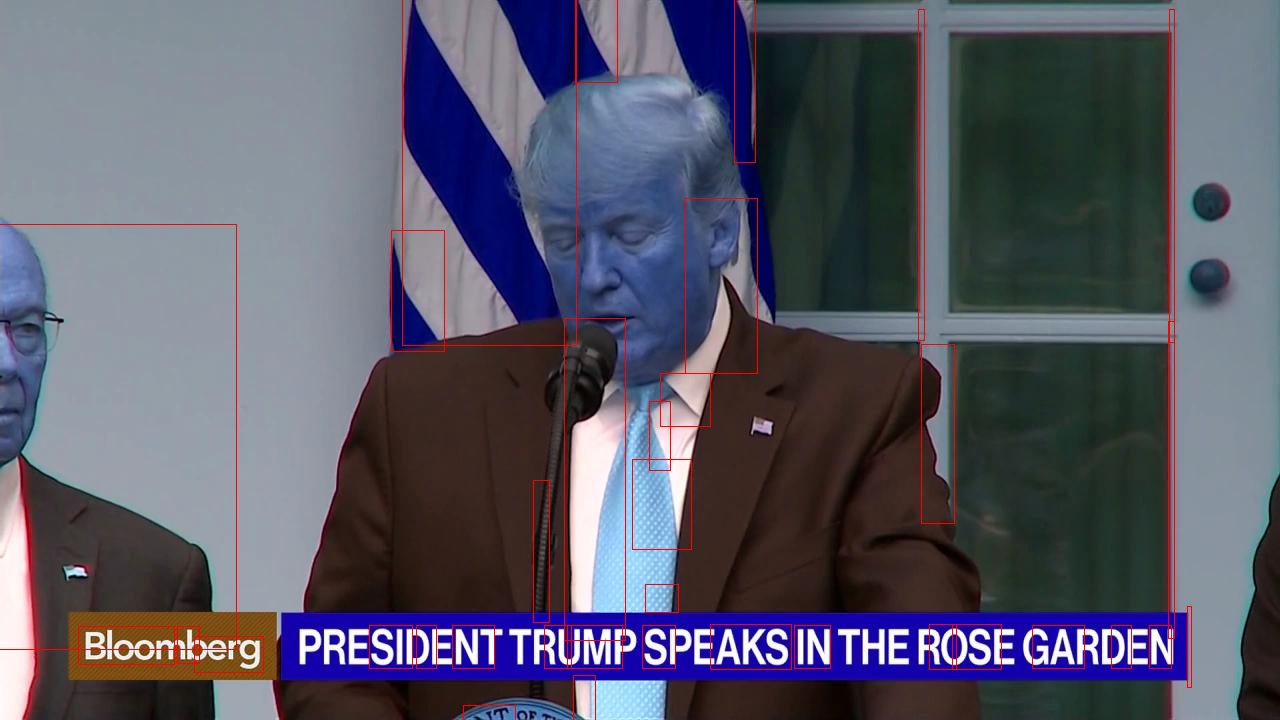
#> input picture outfile-rect.jpg, 1280 x 720 px
$ python TextDetect.py outfile-rect.jpg   (older library calls are emulated)
#> lines starting #> are read from the running program, lines starting #| are printed output that depends on the picture; after the words box and inside, x2 and y2 are one past the last pixel; in counts of white or black regions, pixels touching at a corner belong together
#> in main, img is the input picture: shape (720, 1280, 3); mean B, G, R 104, 88.2, 88.6
#> (printed output is left out)
import os,sys
import numpy as np
import cv2
# import imutils

# author: qzane@live.com
# reference: http://stackoverflow.com/a/23565051
# further reading: http://docs.opencv.org/master/da/d56/group__text__detect.html#gsc.tab=0
def text_detect(img,ele_size=(8,5)): #
#> called with ele_size = (8, 5)
    if len(img.shape)==3:
        img = cv2.cvtColor(img,cv2.COLOR_BGR2GRAY)
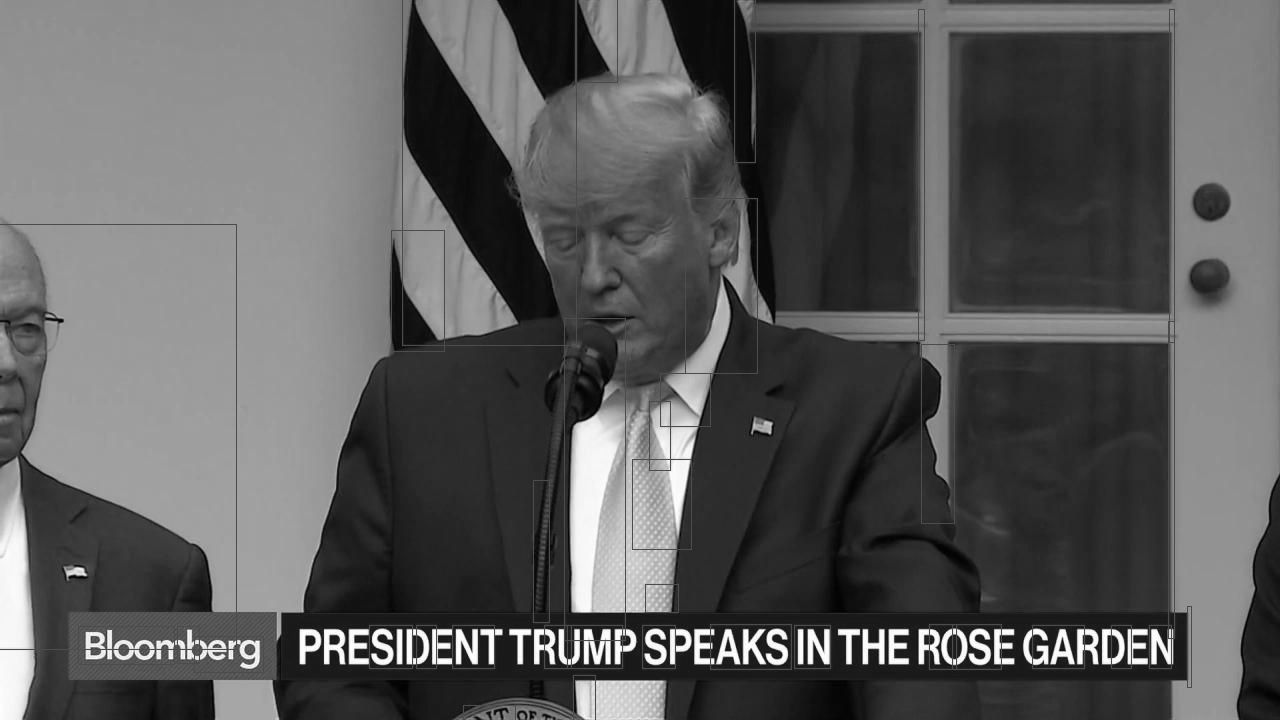
#> img: shape (720, 1280); min 1, max 255, mean 90.1
    img_sobel = cv2.Sobel(img,cv2.CV_8U,1,0)#same as default,None,3,1,0,cv2.BORDER_DEFAULT)
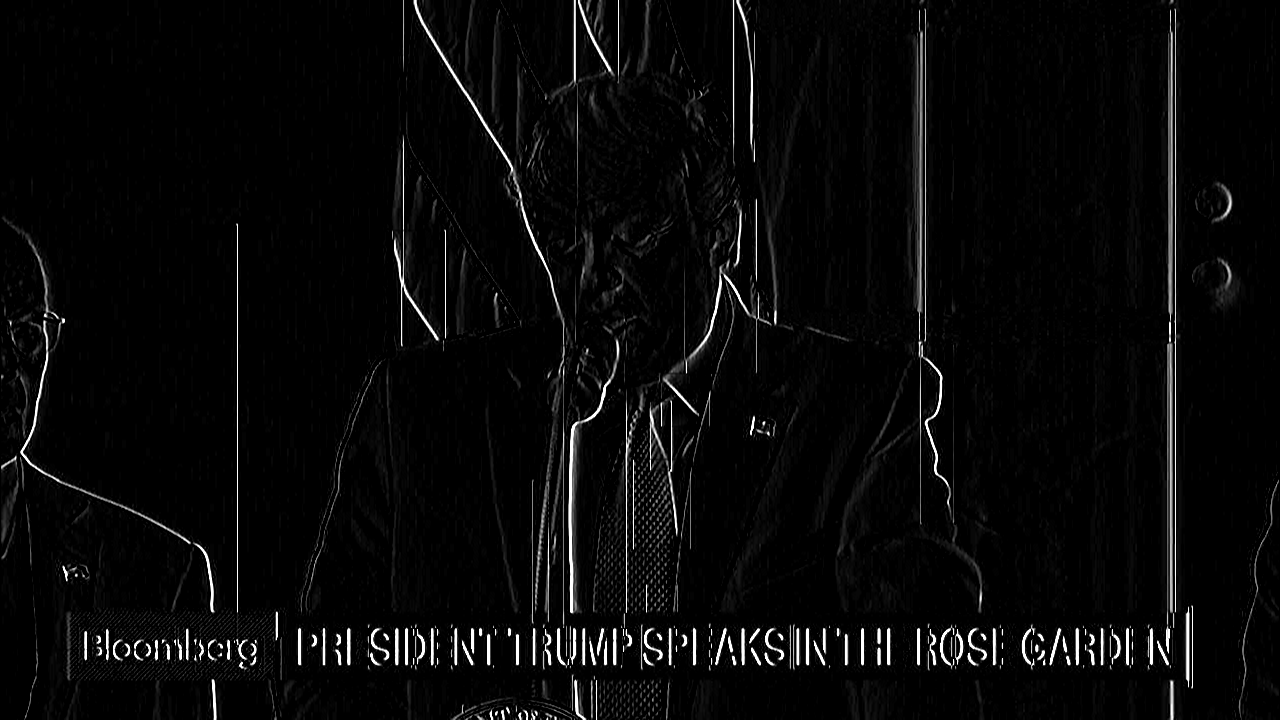
#> img_sobel: shape (720, 1280); min 0, max 255, mean 8.6
    img_threshold = cv2.threshold(img_sobel,0,255,cv2.THRESH_OTSU+cv2.THRESH_BINARY)
    element = cv2.getStructuringElement(cv2.MORPH_RECT,ele_size)
    img_threshold = cv2.morphologyEx(img_threshold[1],cv2.MORPH_CLOSE,element)
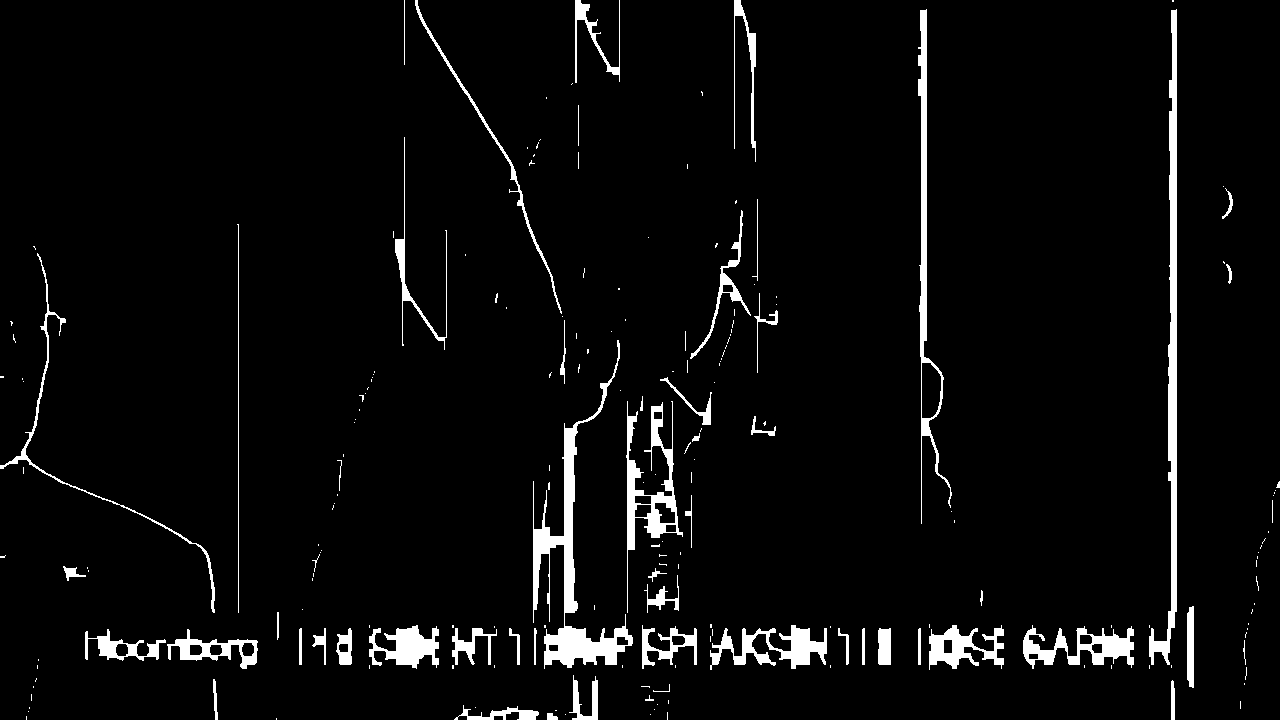
#> img_threshold: shape (720, 1280); 4.3% white; 210 white regions (152 under 20 px)
    contours = cv2.findContours(img_threshold,0,1)
#> contours = 210 contours, 165 with area under 20; largest, box (x1, y1, x2, y2) and area: (533, 340, 633, 669) 5092, (1149, 9, 1177, 665) 4084, (918, 9, 952, 524) 3226, (626, 401, 683, 613) 2957, (1023, 625, 1134, 669) 2058
    # if imutils.is_cv3():
    #     Rect = [cv2.boundingRect(i) for i in contours[1] if i.shape[0]>100]
    # else:
    Rect = [cv2.boundingRect(i) for i in contours[0] if i.shape[0]>100]
#> Rect = 29 items, first 6: (454, 705, 85, 15), (569, 675, 29, 45), (167, 629, 91, 40), (85, 629, 81, 32), (452, 628, 45, 37), (1023, 625, 111, 44)
    RectP = [(int(i[0]-i[2]*0.08),int(i[1]-i[3]*0.08),int(i[0]+i[2]*1.1),int(i[1]+i[3]*1.1)) for i in Rect]
#> RectP = 29 items, first 6: (447, 703, 547, 721), (566, 671, 600, 724), (159, 625, 267, 673), (78, 626, 174, 664), (448, 625, 501, 668), (1014, 621, 1145, 673)
    return RectP


def main(inputFile):
    outputFile = inputFile.split('.')[0]+'-rect.'+'.'.join(inputFile.split('.')[1:])
    print(outputFile)
    img = cv2.imread(inputFile)
    print(img)
    rect = text_detect(img)
#> rect has the same summary as RectP in text_detect
    for i in rect:
        print(i)
        cv2.rectangle(img,i[:2],i[2:],(0,0,255))
#> this loop made 29 passes
#> i on passes 1 to 12: (447, 703, 547, 721), (566, 671, 600, 724), (159, 625, 267, 673), (78, 626, 174, 664), (448, 625, 501, 668), (1014, 621, 1145, 673), (923, 621, 1011, 674), (700, 621, 838, 674), (637, 621, 702, 673), (363, 621, 446, 673), (1186, 599, 1194, 696), (641, 571, 682, 616)
#| (447, 703, 547, 721)
#| (566, 671, 600, 724)
#| (159, 625, 267, 673)
#| (78, 626, 174, 664)
#| (448, 625, 501, 668)
#| (1014, 621, 1145, 673)
#| (923, 621, 1011, 674)
#| (700, 621, 838, 674)
#> (further printed lines are left out)
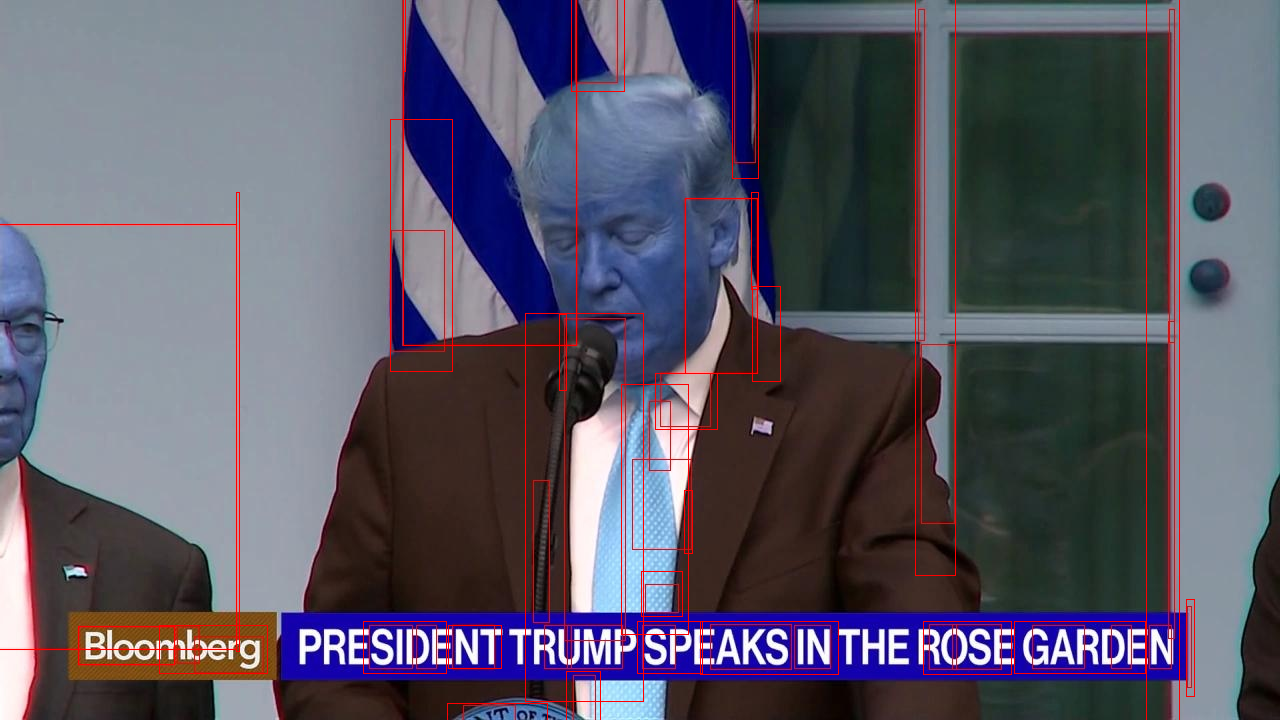
#> img: shape (720, 1280, 3); 1.33% of pixels changed, all inside (x1, y1, x2, y2) = (0, 0, 1195, 720)
    cv2.imwrite(outputFile, img)

if __name__ == '__main__':
    main(sys.argv[1])
